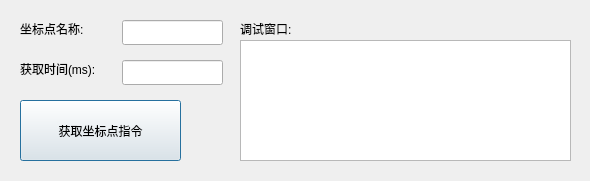
<?xml version="1.0" encoding="UTF-8"?>
<ui version="4.0">
 <class>keygetposDlg</class>
 <widget class="QDialog" name="keygetposDlg">
  <property name="geometry">
   <rect>
    <x>0</x>
    <y>0</y>
    <width>590</width>
    <height>181</height>
   </rect>
  </property>
  <property name="windowTitle">
   <string>Dialog</string>
  </property>
  <widget class="QLabel" name="label_2">
   <property name="geometry">
    <rect>
     <x>20</x>
     <y>20</y>
     <width>81</width>
     <height>17</height>
    </rect>
   </property>
   <property name="text">
    <string>坐标点名称:</string>
   </property>
  </widget>
  <widget class="QLabel" name="label_3">
   <property name="geometry">
    <rect>
     <x>20</x>
     <y>60</y>
     <width>101</width>
     <height>17</height>
    </rect>
   </property>
   <property name="text">
    <string>获取时间(ms):</string>
   </property>
  </widget>
  <widget class="QLabel" name="label">
   <property name="geometry">
    <rect>
     <x>240</x>
     <y>20</y>
     <width>67</width>
     <height>17</height>
    </rect>
   </property>
   <property name="text">
    <string>调试窗口:</string>
   </property>
  </widget>
  <widget class="QPushButton" name="getposBtn">
   <property name="geometry">
    <rect>
     <x>20</x>
     <y>100</y>
     <width>161</width>
     <height>61</height>
    </rect>
   </property>
   <property name="text">
    <string>获取坐标点指令</string>
   </property>
  </widget>
  <widget class="QLineEdit" name="getpostime">
   <property name="geometry">
    <rect>
     <x>122</x>
     <y>60</y>
     <width>101</width>
     <height>25</height>
    </rect>
   </property>
  </widget>
  <widget class="QTextBrowser" name="record">
   <property name="geometry">
    <rect>
     <x>240</x>
     <y>40</y>
     <width>331</width>
     <height>121</height>
    </rect>
   </property>
  </widget>
  <widget class="QLineEdit" name="getposname">
   <property name="geometry">
    <rect>
     <x>122</x>
     <y>20</y>
     <width>101</width>
     <height>25</height>
    </rect>
   </property>
  </widget>
 </widget>
 <resources/>
 <connections/>
</ui>
